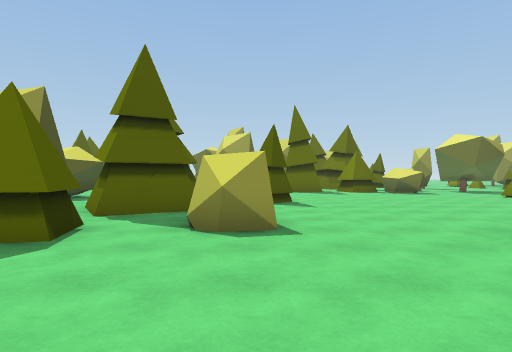
View 1 (above)

24 first-person views from a walk through a scene from a Unity 3-D project. The camera is 1.3 m above the floor, looks level and sees 75° across. The floor is counted in squares, 2 m on a side. Each view is taken from the middle of a square. On the plan, view 1 faces up. The plan holds only what a view shows up to about 10 squares ahead; the rest is blank. The place goes on beyond the plan.

View 2
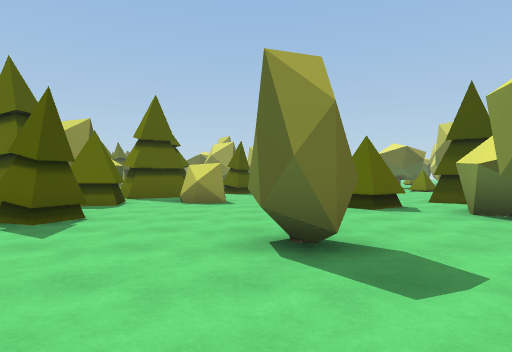

View 3
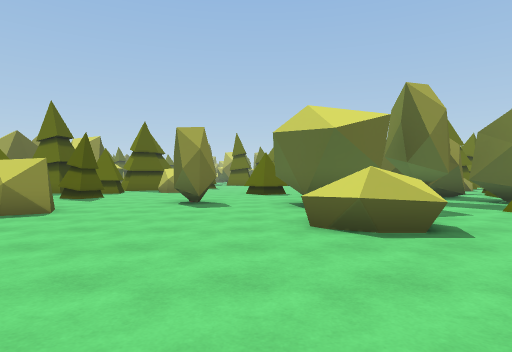

View 4
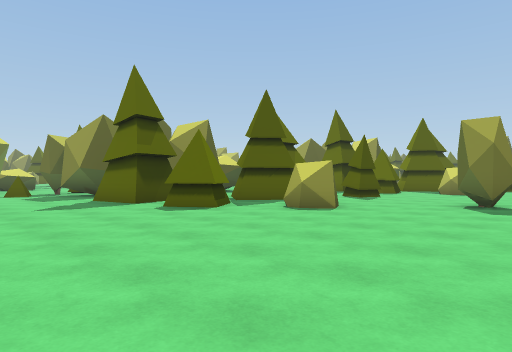

View 5
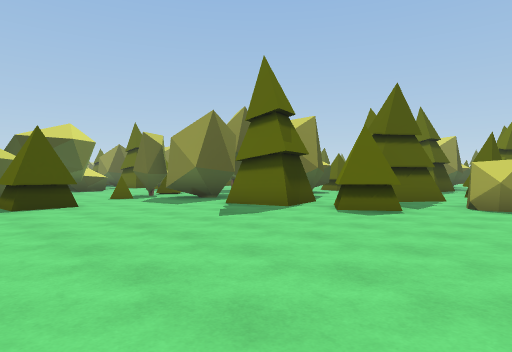

View 6
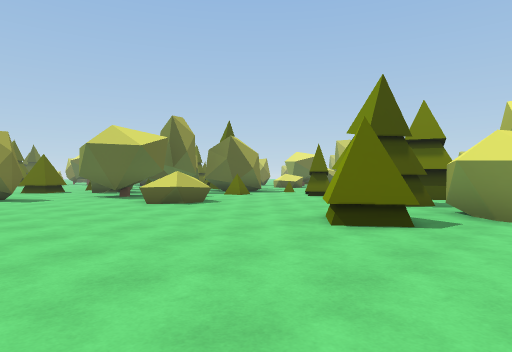

View 7
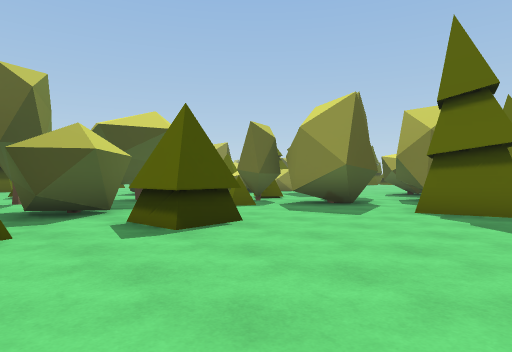

View 8
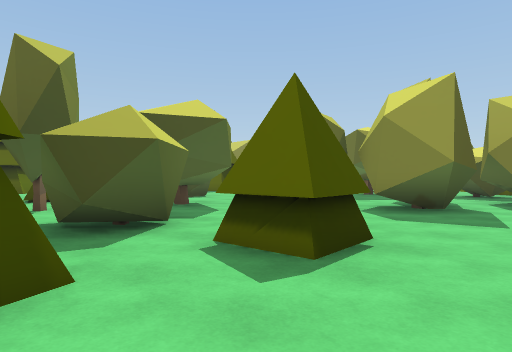

View 9
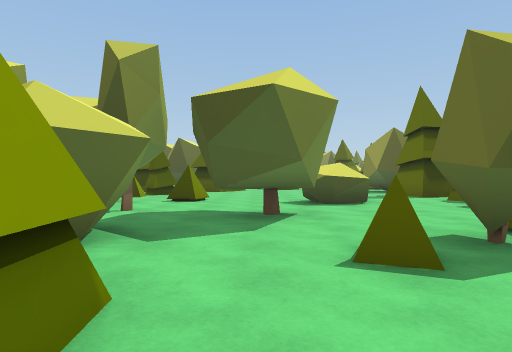

View 10
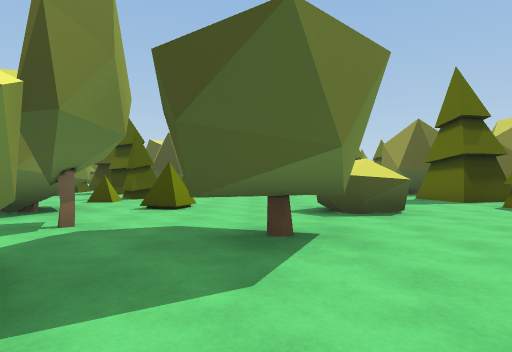

View 11
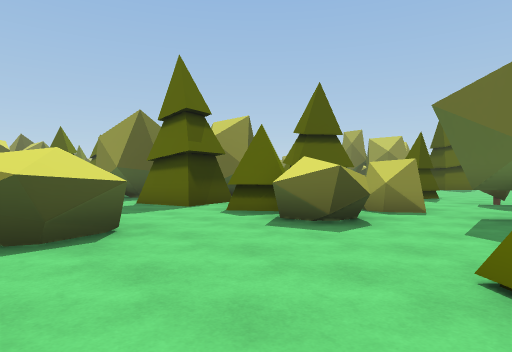

View 12
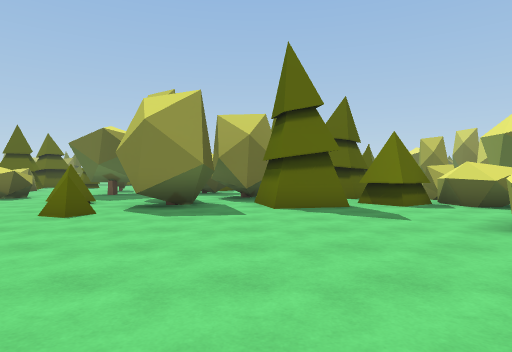

View 13
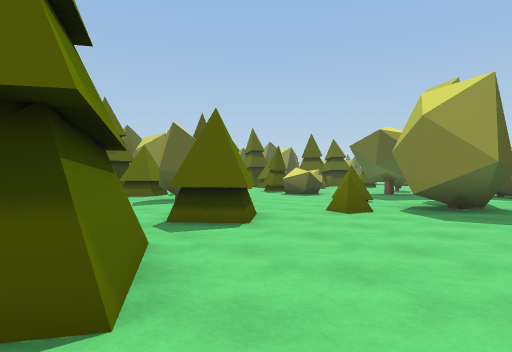

View 14
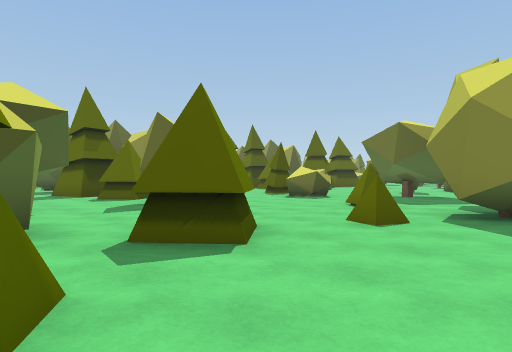

View 15
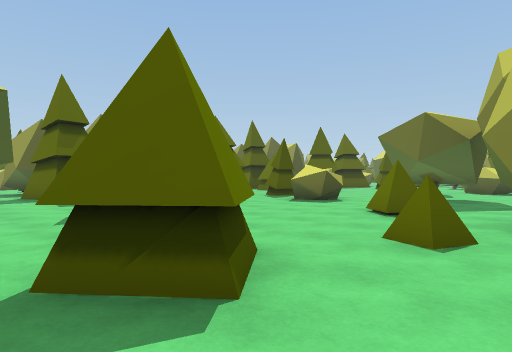

View 16
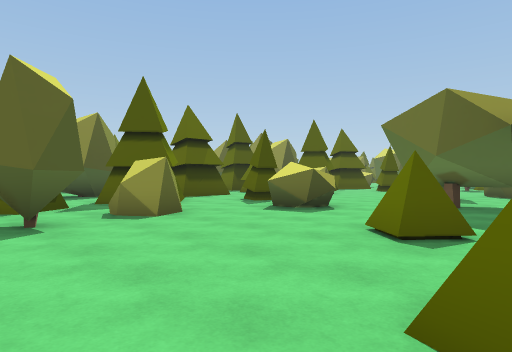

View 17
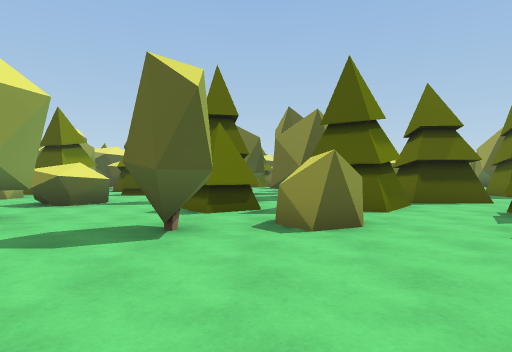

View 18
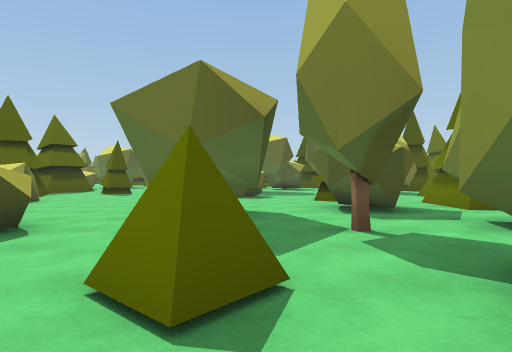

View 19
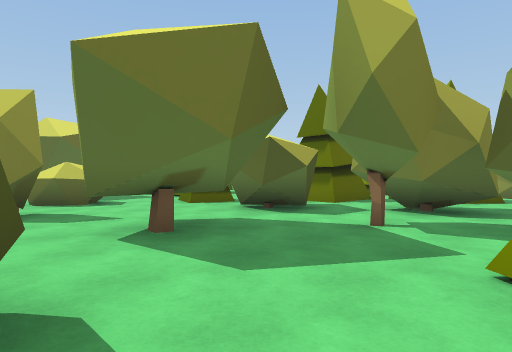

View 20
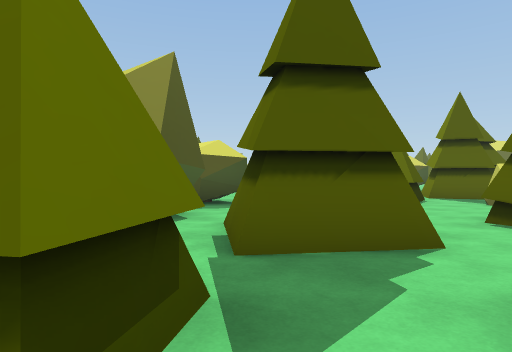

View 21
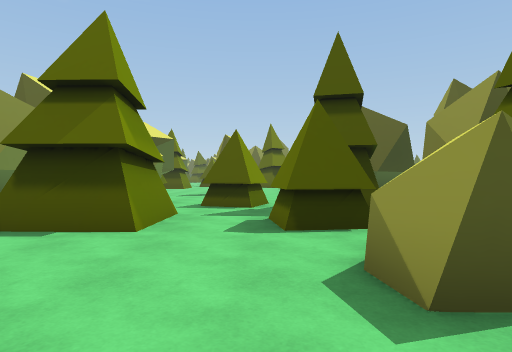

View 22
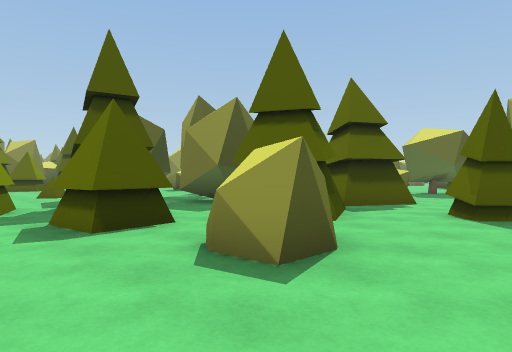

View 23
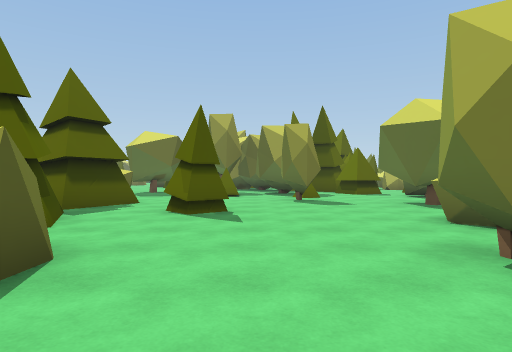

View 24
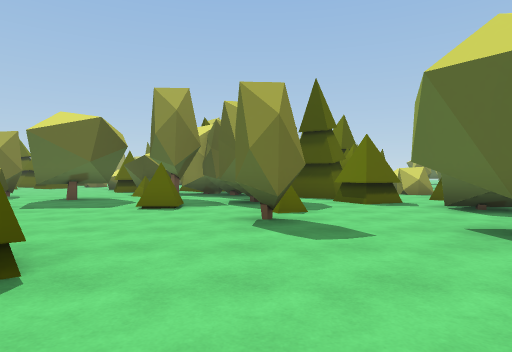

### Floor plan
Key: @ floor where view 1 was taken; # wall or solid block; x gap in a wall; . floor; ^ raised ledge; T thing the floor can be seen under or through.
Columns run from 38 left of view 1 to 9 right of it. Each row starts with its distance up from view 1.
 16      ..#. #  ##
 15      ..#..##  # .#
 14       .....#####.
 13        ...#.....#
 12        #.....#..#
 11         ....#....
 10        ##......#                       .......
  9        #.......#                       .......
  8         ..#....                       #......
  7   #.#####.....^ ..                 ## ......
  6   # ...##.....^^..                 ##.......
  5 #    #...#...#...#..               ... .....
  4 ....  ##.#..........    ..         #..#.....#
  3   .##............##.## #...        #.....##.
  2    #..........TT.#....  .#.         .......#
  1    .. ##.## ..TT..T .   ...         #......#  ##
  0    ## ##... #...#.TT. # #.   ##    ...@....   ..
 -1    #....#..##....TTT... #x#  .#    ....#..#  #.#
 -2      #.###.....#.####.##^..   .#  ##......## ..
 -3      #x#####....###.#x###......#  #..#........#
 -4      ..###................... #. ###......^^..
 -5       ####.#...............T. #.####......^^..
 -6       .........#......^#...TTT.................
 -7       .........#.........##.T..................
 -8       .#..##.#...........##..................
 -9        ^..   ## ##............#............#.##
-10       ..         #....#..#.##.............##.x.
-11      #.            #.....x.##...............#
-12                    x.####     #....   .....

Where each view was taken, in squares from view 1:
view 1: 0 up, 0 right, facing up
view 2: 4 down, 1 right, facing up
view 3: 9 down, 3 right, facing up
view 4: 9 down, 3 right, facing up-left
view 5: 11 down, 0 right, facing up-left
view 6: 12 down, 0 right, facing up-right
view 7: 12 down, 4 left, facing up-left
view 8: 12 down, 6 left, facing up-left
view 9: 8 down, 7 left, facing left
view 10: 8 down, 9 left, facing left
view 11: 7 down, 11 left, facing up-left
view 12: 10 down, 19 left, facing up
view 13: 10 down, 19 left, facing up-left
view 14: 9 down, 20 left, facing up-left
view 15: 8 down, 21 left, facing up-left
view 16: 6 down, 22 left, facing up-left
view 17: 4 down, 23 left, facing left
view 18: 4 down, 23 left, facing up
view 19: 2 down, 26 left, facing up-right
view 20: 5 down, 28 left, facing up-left
view 21: 3 up, 27 left, facing left
view 22: 2 up, 27 left, facing up-left
view 23: 2 up, 27 left, facing up
view 24: 6 up, 26 left, facing up
